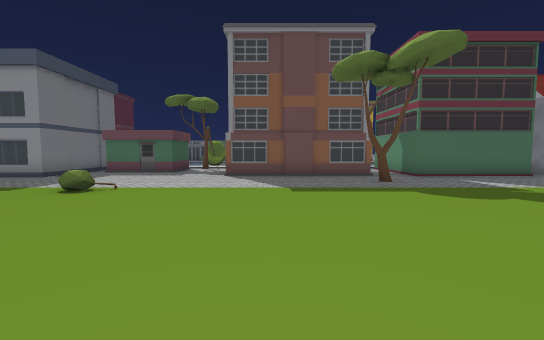
view 1 (above)

22 first-person views from a walk through a scene from a Unity 3-D project. The camera is 1.2 m above the floor, tilts 4° down and sees 90° across. The floor is counted in squares, 2 m on a side. Each view is taken from the middle of a square. On the plan, view 1 faces up. The plan holds only what a view shows up to about 9 squares ahead; the rest is blank. The place goes on beyond the plan. The player is left out. Some surface patterns are stand-ins.

view 2
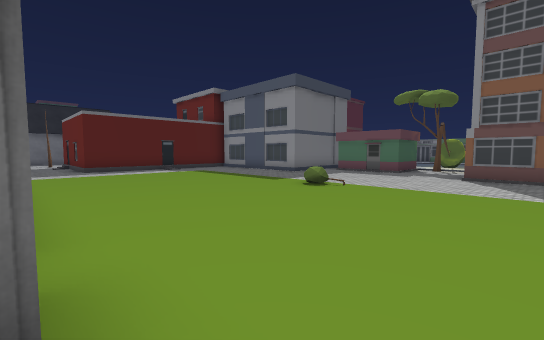

view 3
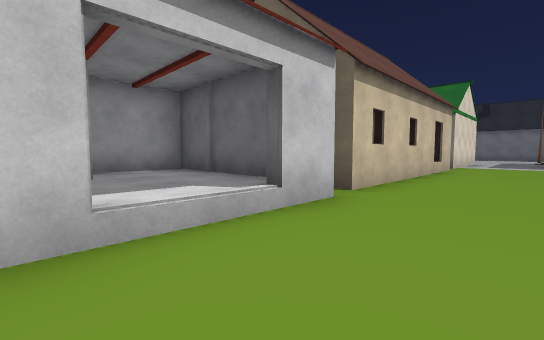

view 4
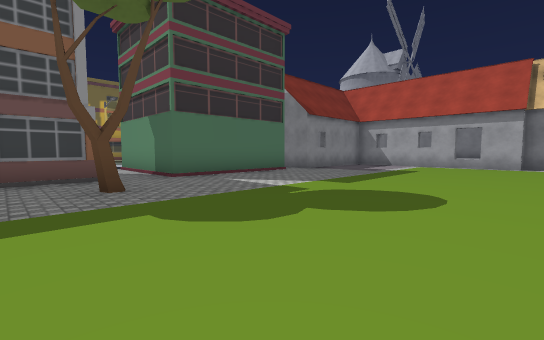

view 5
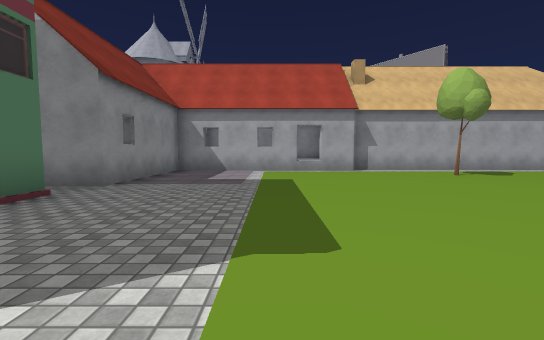

view 6
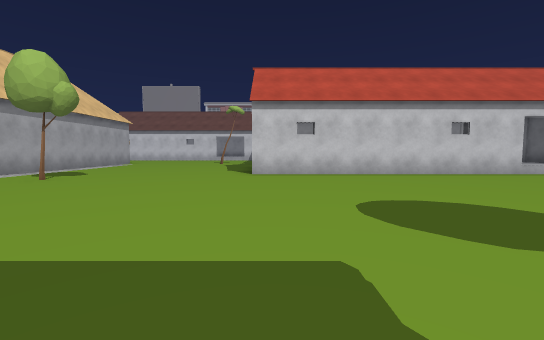

view 7
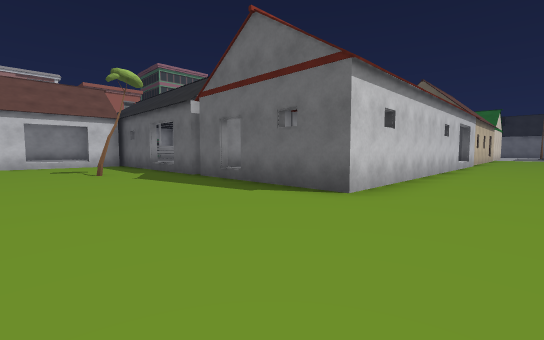

view 8
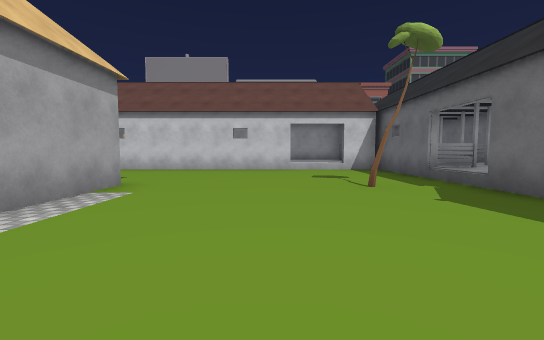

view 9
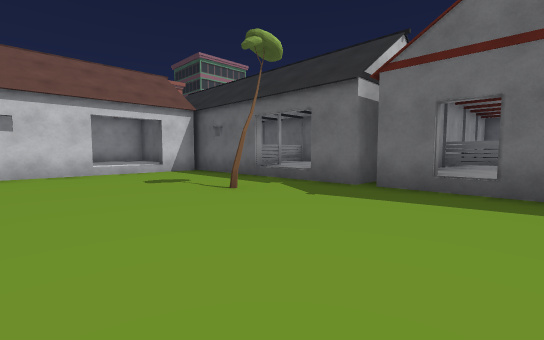

view 10
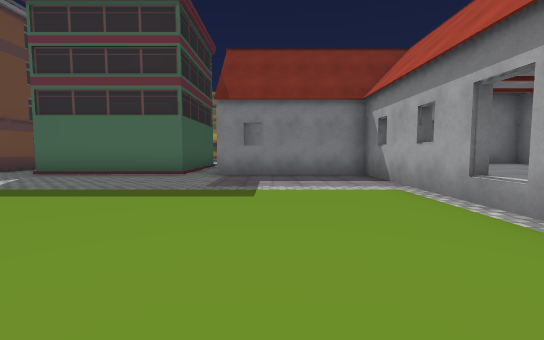

view 11
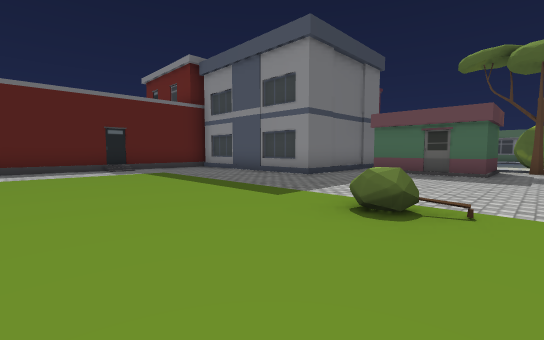

view 12
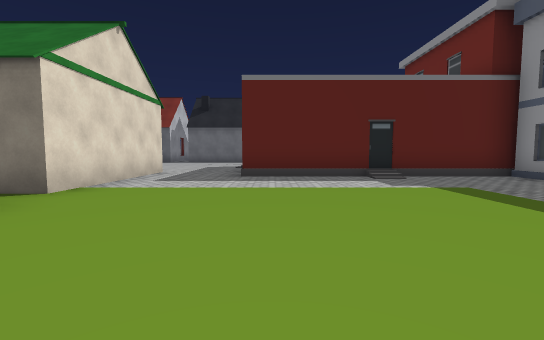

view 13
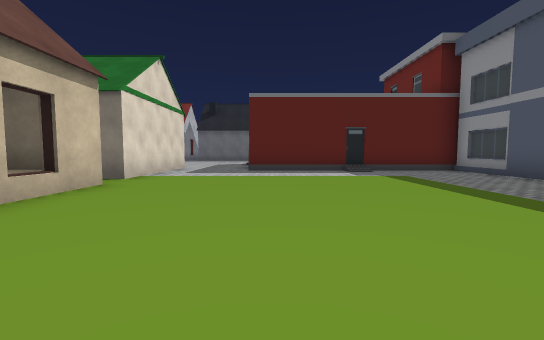

view 14
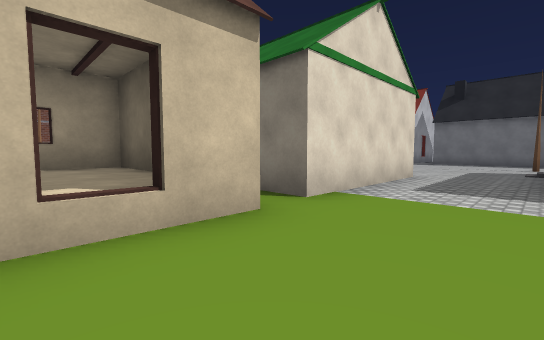

view 15
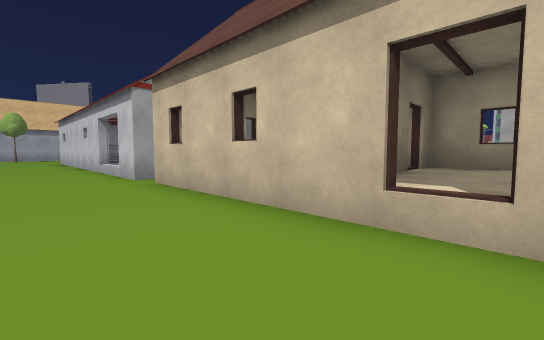

view 16
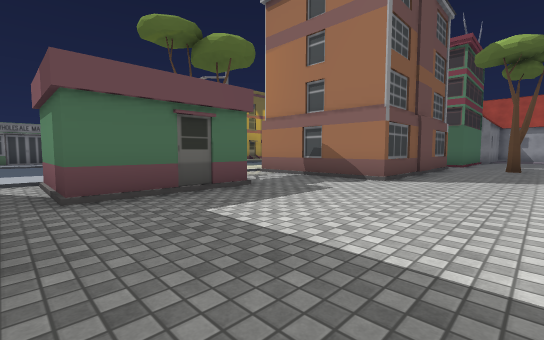

view 17
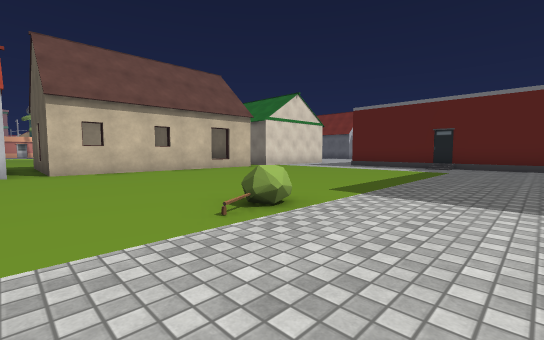

view 18
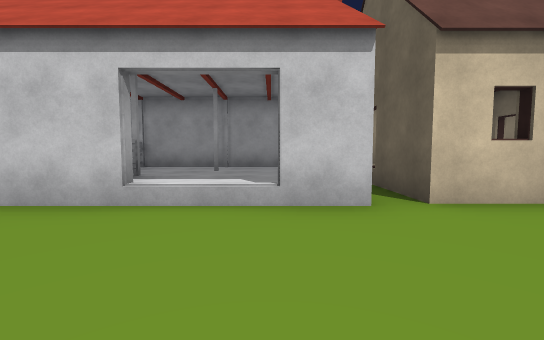

view 19
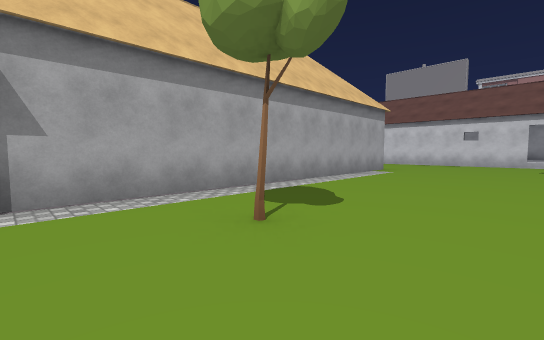

view 20
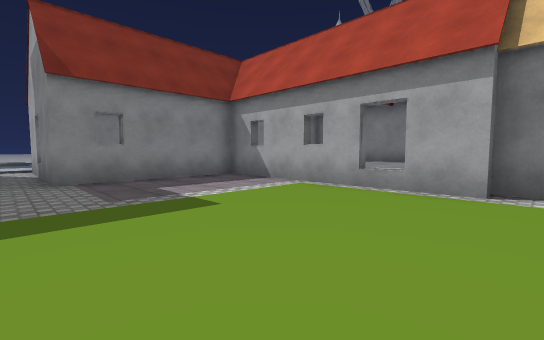

view 21
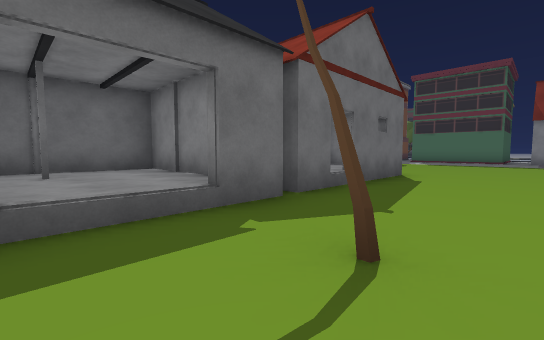

view 22
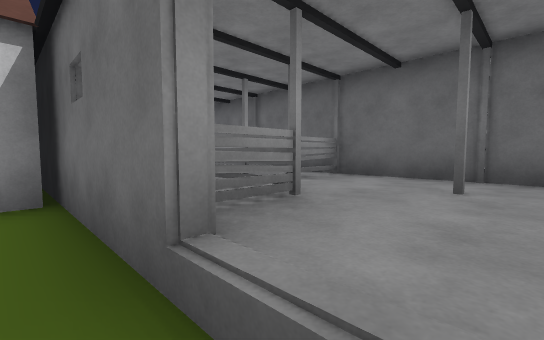

### Floor plan
Key: @ floor where view 1 was taken; # wall or solid block; x gap in a wall; . main floor; : floor 0.5 m higher than the main floor; / step, stairs or slope; = window, fence, low wall or low ledge; ^ raised ledge; O other object.
Columns run from 18 left of view 1 to 14 right of it. Each row starts with its distance up from view 1.
 12            .###..#     #   .O
 11            .##O..#   #.#   .OOOOO
 10            ......#   #.##  .OO:O
  9      ##O###......O.O...O###.#####
  8      #...............O..........O
  7      #..........................O
  6      #........=.................O
  5      #..........................O
  4      #..........................O
  3      #..........................O
  2 O./.O...........................O
  1 ..............................O.O
  0  ...######xx###xOO@#####O#......O
 -1         ##^^   ^O  OOO   OO.....O
 -2          #^^^  ^O         O.....O
 -3          #^^^  ^O   OOO   ......O
 -4          ######xO#########......O
 -5                       #::#......O
 -6                       #:::.O.....
 -7                       ##::.......
 -8                       #:###......
 -9                       #####......
-10                       #####::####
-11                       ##  #::
-12                           #::

Where each view was taken, in squares from view 1:
view 1: 0 up, 0 right, facing up
view 2: 0 up, 0 right, facing up-left
view 3: 2 up, 1 right, facing down-left
view 4: 3 up, 2 right, facing up-right
view 5: 6 up, 5 right, facing right
view 6: 7 up, 7 right, facing down
view 7: 2 up, 11 right, facing down-left
view 8: 1 down, 11 right, facing down
view 9: 2 down, 12 right, facing down-left
view 10: 2 up, 11 right, facing up
view 11: 3 up, 3 left, facing up-left
view 12: 3 up, 6 left, facing left
view 13: 3 up, 4 left, facing left
view 14: 2 up, 7 left, facing down-left
view 15: 2 up, 8 left, facing down-right
view 16: 7 up, 7 left, facing up-right
view 17: 8 up, 2 left, facing down-left
view 18: 3 up, 1 left, facing down
view 19: 3 up, 10 right, facing down-right
view 20: 3 up, 9 right, facing up-right
view 21: 7 down, 10 right, facing up-left
view 22: 6 down, 8 right, facing down-left
